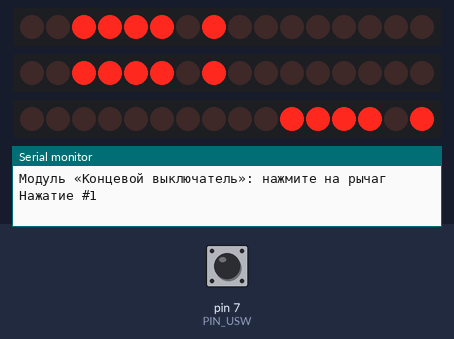
Bench run of a sketch on a simulated Arduino Uno, built with avr-gcc and run on an emulated ATmega328P. Parts: 3 × 16 shift-register outputs drawn as a row of LEDs (first output left, lit = HIGH), the last lines printed to the serial monitor. Wiring (inferred from the names in the program): 3 × 2 × shift register (74HC595): latch pin 8 / latch pin 9 / latch pin 10. Wiring (inferred from the signals the program sends): 3 × row of LEDs: on Q0, Q1, Q2, Q3, Q4, Q5, Q6, Q7, Q8, Q9, Q10, Q11, Q12, Q13, Q14, Q15 / on Q0, Q1, Q2, Q3, Q4, Q5, Q6, Q7, Q8, Q9, Q10, Q11, Q12, Q13, Q14, Q15 / on Q0, Q1, Q2, Q3, Q4, Q5, Q6, Q7, Q8, Q9, Q10, Q11, Q12, Q13, Q14, Q15. The test bench sets the inputs (shaded band); at power-on: pin 7 (PIN_USW) LOW.

Above: at 1.2 s.
1.3 s: pin 7 (PIN_USW) pulled HIGH for 0.15 s
At 2.1 s:
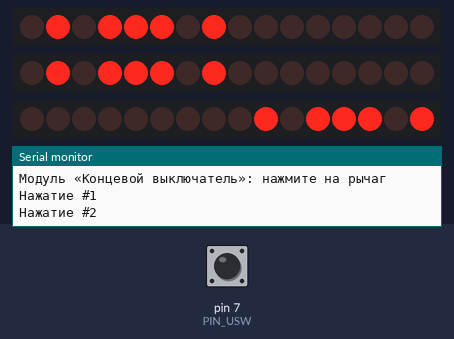
2.9 s: pin 7 (PIN_USW) pulled HIGH for 1 s
At 4.6 s:
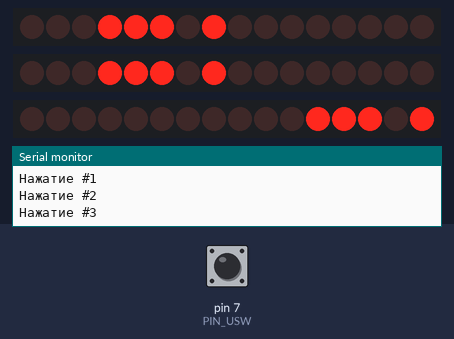
5.4 s: pin 7 (PIN_USW) pulled HIGH for 3.2 s
At 5.7 s:
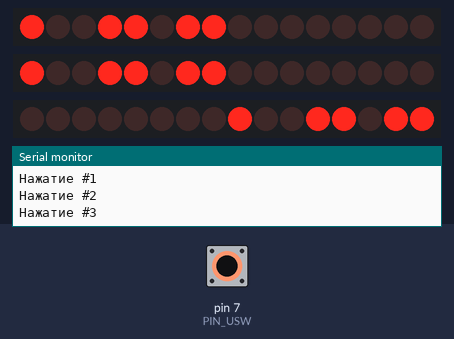
10.1 s: pin 7 (PIN_USW) pulled HIGH for 0.15 s
At 11.2 s:
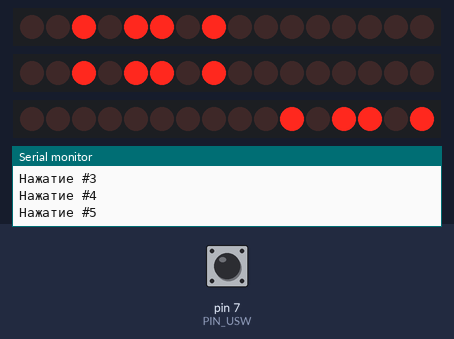
11.7 s: pin 7 (PIN_USW) pulled HIGH for 0.15 s
At 12.4 s:
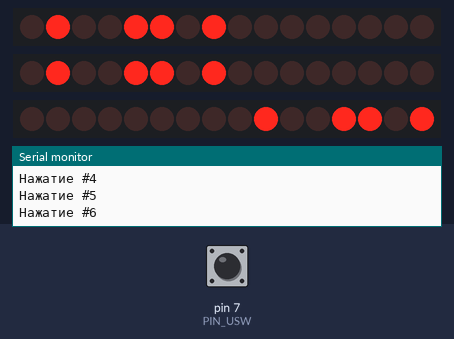
13.3 s: pin 7 (PIN_USW) pulled HIGH for 1 s
At 14.8 s:
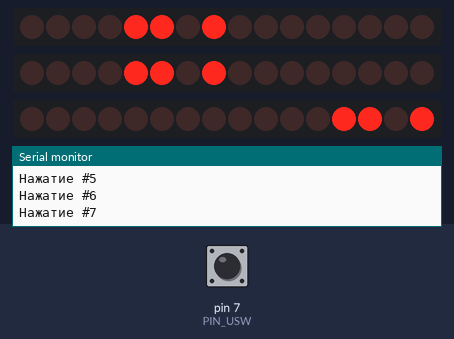
Timing chart, 0 to 16.3 s (numbered marks = the images above; inputs shaded):
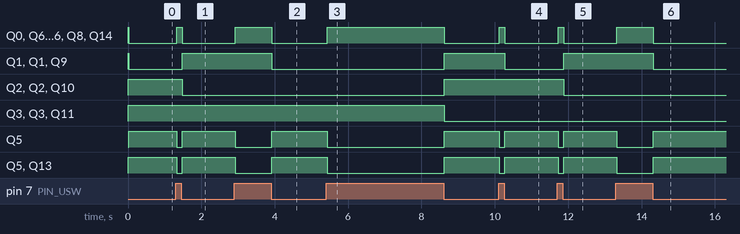

Measured:
- after the input at 1.3 s, Q0, Q6, Q0, Q6, Q8, Q14: LOW → HIGH at once, → LOW 0.15 s later; Q1, Q1, Q9: LOW → HIGH after 0.17 s; Q2, Q2, Q10: HIGH → LOW after 0.17 s; Q5, Q5, Q13: HIGH → LOW at once, → HIGH 0.15 s later
- after the input at 2.9 s, Q0, Q6, Q0, Q6, Q8, Q14: LOW → HIGH at once, → LOW 1.0 s later; Q1, Q1, Q9: HIGH → LOW after 1.0 s; Q5, Q5, Q13: HIGH → LOW at once, → HIGH 1.0 s later
- after the input at 5.4 s, Q0, Q6, Q0, Q6, Q8, Q14: LOW → HIGH at once, → LOW 3.2 s later; Q1, Q2, Q1, Q2, Q9, Q10: LOW → HIGH after 3.2 s; Q3, Q3, Q11: HIGH → LOW after 3.2 s; Q5, Q5, Q13: HIGH → LOW at once, → HIGH 3.2 s later
- after the input at 10.1 s, Q0, Q6, Q0, Q6, Q8, Q14: LOW → HIGH at once, → LOW 0.15 s later; Q1, Q1, Q9: HIGH → LOW after 0.18 s; Q5, Q5, Q13: HIGH → LOW at once, → HIGH 0.15 s later
- after the input at 11.7 s, Q0, Q6, Q0, Q6, Q8, Q14: LOW → HIGH at once, → LOW 0.15 s later; Q1, Q1, Q9: LOW → HIGH after 0.17 s; Q2, Q2, Q10: HIGH → LOW after 0.17 s; Q5, Q5, Q13: HIGH → LOW at once, → HIGH 0.15 s later
- after the input at 13.3 s, Q0, Q6, Q0, Q6, Q8, Q14: LOW → HIGH at once, → LOW 1.0 s later; Q1, Q1, Q9: HIGH → LOW after 1.0 s; Q5, Q5, Q13: HIGH → LOW at once, → HIGH 1.0 s later

The sketch:

Ardu8_Kirus_uSW.ino
```cpp
/*
  Робототехнический контроллер «Кибернетический» (Ardu8) —
  модуль «Концевой выключатель» (Kirus-uSW V1.0).

  Модуль:
    Микропереключатель DM1-01C с подтяжкой 10 кОм к 5 В.
    Не нажат — SIG = HIGH, нажат — SIG = LOW (замыкается на GND).
    Зелёный светодиод HL1 на модуле горит, пока он нажат, красный HL2 — питание.
    На модуле два одинаковых 3-пиновых разъёма (X2, X4): 1 GND, 2 5V, 3 SIG.
    Можно подключить любой из них.

  Подключение к контроллеру:
    3-пиновый кабель от X2 (или X4) модуля → разъём D7 (XP21) контроллера.
    (Подойдёт любой из D3..D7 или A0..A2 — поменяйте PIN_USW.
     D2 не используйте, если в проекте есть DxlMaster.)

  Перед запуском:
    - DIP5 = ON (светодиоды Arduino), DIP1 и DIP4 = OFF
    - Плата в Arduino IDE: "Arduino Uno", USB — верхний USB-C на левом краю
    - Монитор порта: 115200

  Что делает:
    - LED1 горит, пока выключатель нажат;
    - считает нажатия (с защитой от дребезга), счётчик выводится
      в монитор порта и в двоичном виде на LED2..LED4 (0..7);
    - RGB: зелёный — отпущен, красный — нажат;
    - кнопка BUT1 (верхняя группа, левая) сбрасывает счётчик.
*/

#include <SPI.h>

const uint8_t PIN_USW = 7;          // сигнал концевого выключателя

// ---------- Светодиоды и кнопки контроллера ----------
const uint8_t PIN_595_LATCH = 8;
const uint8_t PIN_165_LOAD  = 9;
const uint8_t PIN_165_EN    = 10;
const SPISettings spiCfg(1000000, MSBFIRST, SPI_MODE0);

const uint8_t LED1 = 0, LED2 = 1, LED3 = 2, LED4 = 3;
const uint8_t RGB_BLUE = 4, RGB_GREEN = 5, RGB_RED = 6;

uint8_t ledState = 0;  // 1 в бите = светодиод включён

void ledsUpdate() {
  digitalWrite(PIN_165_EN, HIGH);
  SPI.beginTransaction(spiCfg);
  SPI.transfer((uint8_t)~ledState);   // на плате 0 = горит
  SPI.endTransaction();
  digitalWrite(PIN_595_LATCH, HIGH);
  digitalWrite(PIN_595_LATCH, LOW);
}

void led(uint8_t bit, bool on) {
  if (on) ledState |= (1 << bit);
  else    ledState &= ~(1 << bit);
}

void rgb(bool r, bool g, bool b) {
  led(RGB_RED, r); led(RGB_GREEN, g); led(RGB_BLUE, b);
}

uint8_t buttons() {  // бит 0..3 = кнопки 1..4, 1 = нажата
  digitalWrite(PIN_165_LOAD, LOW);
  delayMicroseconds(5);
  digitalWrite(PIN_165_LOAD, HIGH);
  digitalWrite(PIN_165_EN, LOW);
  SPI.beginTransaction(spiCfg);
  uint8_t v = SPI.transfer(0);
  SPI.endTransaction();
  digitalWrite(PIN_165_EN, HIGH);
  return v & 0x0F;
}

void boardInit() {
  pinMode(PIN_595_LATCH, OUTPUT);
  pinMode(PIN_165_LOAD, OUTPUT);
  pinMode(PIN_165_EN, OUTPUT);
  digitalWrite(PIN_595_LATCH, LOW);
  digitalWrite(PIN_165_LOAD, HIGH);
  digitalWrite(PIN_165_EN, HIGH);
  SPI.begin();
  ledsUpdate();
}

// ---------- Концевой выключатель с защитой от дребезга ----------
const uint16_t DEBOUNCE_MS = 20;

bool stablePressed = false;   // подтверждённое состояние
bool lastRaw = false;
uint32_t rawChangedMs = 0;

// Возвращает true один раз в момент нажатия
bool uswUpdate() {
  bool raw = (digitalRead(PIN_USW) == LOW);   // LOW = нажат
  if (raw != lastRaw) {
    lastRaw = raw;
    rawChangedMs = millis();
  }
  if (raw != stablePressed && millis() - rawChangedMs >= DEBOUNCE_MS) {
    stablePressed = raw;
    return stablePressed;                     // фронт нажатия
  }
  return false;
}

uint16_t pressCount = 0;

void setup() {
  boardInit();
  pinMode(PIN_USW, INPUT);   // подтяжка уже есть на модуле
  Serial.begin(115200);
  Serial.println(F("Модуль «Концевой выключатель»: нажмите на рычаг"));
}

void loop() {
  if (uswUpdate()) {
    pressCount++;
    Serial.print(F("Нажатие #"));
    Serial.println(pressCount);
  }

  if (buttons() & 0x01) {        // BUT1 — сброс
    if (pressCount) Serial.println(F("Счётчик сброшен"));
    pressCount = 0;
  }

  led(LED1, stablePressed);
  led(LED2, pressCount & 0x01);
  led(LED3, pressCount & 0x02);
  led(LED4, pressCount & 0x04);
  rgb(stablePressed, !stablePressed, false);
  ledsUpdate();

  delay(2);
}
```
